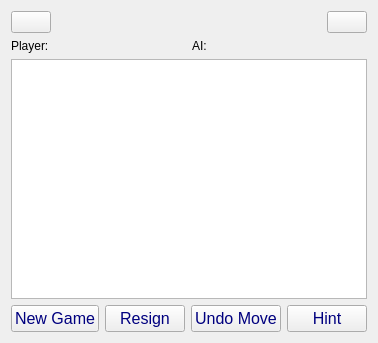
  <widget class="QWidget" name="centralWidget">
   <property name="sizePolicy">
    <sizepolicy hsizetype="Expanding" vsizetype="Expanding">
     <horstretch>3</horstretch>
     <verstretch>3</verstretch>
    </sizepolicy>
   </property>
   <property name="autoFillBackground">
    <bool>false</bool>
   </property>
   <layout class="QVBoxLayout" name="verticalLayout_3">
    <item>
     <layout class="QHBoxLayout" name="horizontalLayout_6">
      <item>
       <widget class="QPushButton" name="pushButton_back">
        <property name="text">
         <string/>
        </property>
        <property name="icon">
         <iconset resource="gamewindow.qrc">
          <normaloff>:/icon/resources/icon/ic_reply_black_48dp.png</normaloff>:/icon/resources/icon/ic_reply_black_48dp.png</iconset>
        </property>
       </widget>
      </item>
      <item>
       <spacer name="horizontalSpacer">
        <property name="orientation">
         <enum>Qt::Horizontal</enum>
        </property>
        <property name="sizeHint" stdset="0">
         <size>
          <width>40</width>
          <height>20</height>
         </size>
        </property>
       </spacer>
      </item>
      <item>
       <widget class="QPushButton" name="pushButton_option">
        <property name="text">
         <string/>
        </property>
        <property name="icon">
         <iconset resource="gamewindow.qrc">
          <normaloff>:/icon/resources/icon/ic_menu_black_48dp.png</normaloff>:/icon/resources/icon/ic_menu_black_48dp.png</iconset>
        </property>
       </widget>
      </item>
     </layout>
    </item>
    <item>
     <layout class="QHBoxLayout" name="horizontalLayout_3">
      <item>
       <widget class="QLabel" name="label_2">
        <property name="text">
         <string>Player:</string>
        </property>
       </widget>
      </item>
      <item>
       <widget class="QLabel" name="label">
        <property name="text">
         <string>AI:</string>
        </property>
       </widget>
      </item>
     </layout>
    </item>
    <item>
     <widget class="GameView" name="gameView">
      <property name="sizePolicy">
       <sizepolicy hsizetype="Expanding" vsizetype="Expanding">
        <horstretch>10</horstretch>
        <verstretch>10</verstretch>
       </sizepolicy>
      </property>
      <property name="minimumSize">
       <size>
        <width>240</width>
        <height>240</height>
       </size>
      </property>
      <property name="styleSheet">
       <string notr="true">background-image: url(:/image/resources/image/background.png);</string>
      </property>
      <property name="verticalScrollBarPolicy">
       <enum>Qt::ScrollBarAlwaysOff</enum>
      </property>
      <property name="horizontalScrollBarPolicy">
       <enum>Qt::ScrollBarAlwaysOff</enum>
      </property>
     </widget>
    </item>
    <item>
     <layout class="QHBoxLayout" name="horizontalLayout">
      <item>
       <widget class="QPushButton" name="pushButton_newGame">
        <property name="font">
         <font>
          <family>Arial</family>
          <pointsize>12</pointsize>
         </font>
        </property>
        <property name="styleSheet">
         <string notr="true">color: rgb(0, 0, 127);</string>
        </property>
        <property name="text">
         <string>New Game</string>
        </property>
        <property name="icon">
         <iconset resource="gamewindow.qrc">
          <normaloff>:/icon/resources/icon/ic_radio_button_on_black_48dp.png</normaloff>:/icon/resources/icon/ic_radio_button_on_black_48dp.png</iconset>
        </property>
        <property name="iconSize">
         <size>
          <width>24</width>
          <height>24</height>
         </size>
        </property>
        <property name="flat">
         <bool>false</bool>
        </property>
       </widget>
      </item>
      <item>
       <widget class="QPushButton" name="pushButton_resign">
        <property name="font">
         <font>
          <family>Arial</family>
          <pointsize>12</pointsize>
         </font>
        </property>
        <property name="styleSheet">
         <string notr="true">color: rgb(0, 0, 127);</string>
        </property>
        <property name="text">
         <string>Resign</string>
        </property>
        <property name="icon">
         <iconset resource="gamewindow.qrc">
          <normaloff>:/icon/resources/icon/ic_flag_black_48dp.png</normaloff>:/icon/resources/icon/ic_flag_black_48dp.png</iconset>
        </property>
        <property name="iconSize">
         <size>
          <width>24</width>
          <height>24</height>
         </size>
        </property>
       </widget>
      </item>
      <item>
       <widget class="QPushButton" name="pushButton_retractMove">
        <property name="font">
         <font>
          <family>Arial</family>
          <pointsize>12</pointsize>
         </font>
        </property>
        <property name="styleSheet">
         <string notr="true">color: rgb(0, 0, 127);</string>
        </property>
        <property name="text">
         <string>Undo Move</string>
        </property>
        <property name="icon">
         <iconset resource="gamewindow.qrc">
          <normaloff>:/icon/resources/icon/ic_reply_black_48dp.png</normaloff>:/icon/resources/icon/ic_reply_black_48dp.png</iconset>
        </property>
        <property name="iconSize">
         <size>
          <width>24</width>
          <height>24</height>
         </size>
        </property>
       </widget>
      </item>
      <item>
       <widget class="QPushButton" name="pushButton_hint">
        <property name="font">
         <font>
          <family>Arial</family>
          <pointsize>12</pointsize>
          <strikeout>false</strikeout>
          <stylestrategy>PreferDefault</stylestrategy>
         </font>
        </property>
        <property name="styleSheet">
         <string notr="true">color: rgb(0, 0, 127);</string>
        </property>
        <property name="text">
         <string>Hint</string>
        </property>
        <property name="icon">
         <iconset resource="gamewindow.qrc">
          <normaloff>:/icon/resources/icon/ic_visibility_black_48dp.png</normaloff>:/icon/resources/icon/ic_visibility_black_48dp.png</iconset>
        </property>
        <property name="iconSize">
         <size>
          <width>24</width>
          <height>24</height>
         </size>
        </property>
       </widget>
      </item>
     </layout>
    </item>
   </layout>
  </widget>
